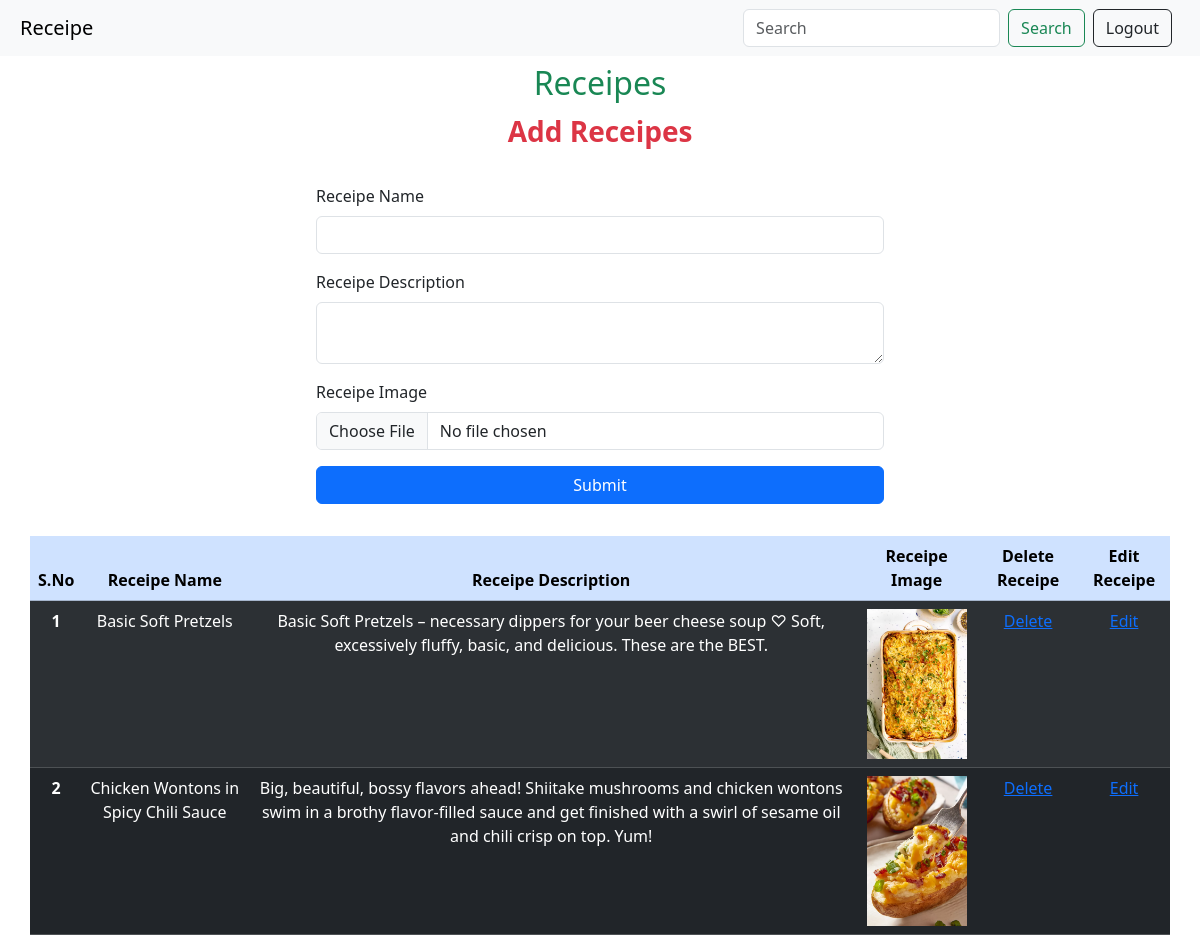
The page /receipe/ (signed in) on the database its author committed.
### vege/models.py (models this page shows)
class Receipe(models.Model):
    user = models.ForeignKey(User, on_delete=models.SET_NULL, null=True,blank=True)
    receipe_name = models.CharField(max_length=100)
    receipe_description = models.TextField()
    receipe_image = models.ImageField(upload_to='receipe')

### vege/views.py (the view, shortened to what this page needs)
# urls.py: path('receipe/', handleReceipe, name='handleReceipe'),
@login_required
def handleReceipe(request):
    if request.method == 'GET':
        queryset = Receipe.objects.all()
        context = {'receipes': queryset}
        return render(request, 'receipe.html', context)

### vege/templates/receipe.html (shortened to what this page needs)
{% include "base.html" %}
{%  block start %}
<p class="text-center text-danger fs-3 fw-bold ">Add Receipes</p>
  <form class="w-50 p-3 container" method="post" enctype="multipart/form-data">
    <div class="mb-3">
      <label for="receipe_name" class="form-label">Receipe Name</label>
      <input type="text" name="receipe_name" class="form-control" id="receipe_name" aria-describedby="rounded-circle">
    </div>
    <div class="mb-3">
      <label for="receipe_description" class="form-label">Receipe Description</label>
      <textarea class="form-control" name="receipe_description" placeholder="Enter Receipe Description" id="receipe_description">
      </textarea>
    </div>
    <div class="mb-3">
        <label for="formFile" class="form-label">Receipe Image</label>
        <input class="form-control" name="receipe_image" type="file" id="formFile">
      </div>
      <div class="d-grid mb-3">
        <button class="btn btn-primary" type="submit">Submit</button>
      </div>
  </form>
  <table class="table container text-center  table table-dark table-striped">
    <thead>
      <tr class="table-primary">
        <th scope="col">S.No</th>
        <th scope="col">Receipe Name</th>
        <th scope="col">Receipe Description</th>
        <th scope="col">Receipe Image</th>
        <th scope="col">Delete Receipe</th>
        <th>Edit Receipe</th>
      </tr>
      <tbody>
        {% for receipe in receipes %}
        <tr>
          <th scope="row">{{ forloop.counter }}</th>
          <td>{{receipe.receipe_name}}</td>
          <td>{{receipe.receipe_description}}</td>
          <td><img src="/media/{{receipe.receipe_image}}" style="height:150px"/></td>
          <td><a href="/receipe/delete/{{receipe.id}}">Delete</a></td>
          <td><a href="/receipe/edit/{{receipe.id}}">Edit</a></td>
        </tr>
        {% endfor %}
  </table>
{% endblock %}

### vege/templates/base.html (shortened to what this page needs)
<!DOCTYPE html>
<html lang="en">
<head>
    <link href="https://cdn.jsdelivr.net/npm/bootstrap@5.3.3/dist/css/bootstrap.min.css" rel="stylesheet">
</head>
<body>
    <nav class="navbar bg-body-tertiary p-2">
        <div class="container-fluid">
          <a class="navbar-brand">Receipe</a>
          <form class="d-flex" method="GET" action="/receipe/search">
            <input class="form-control me-2" type="search" name="search" placeholder="Search" aria-label="Search">
            <button class="btn btn-outline-success" type="submit">Search</button>
            {% if request.user.is_authenticated %}
            <a href="/logout/" class="mx-2 btn btn-outline-dark ">Logout</a>
            {% else %}
            <a href="/login/" class="mx-2 btn btn-outline-dark ">Login</a>
            {% endif %}
          </form>
        </div>
      </nav>
    <h2 class="text-center text-success  mt-2">Receipes</h2>
</body>
</html>

### rows shown on the page
Receipe: receipe_name "Basic Soft Pretzels", receipe_description "Basic Soft Pretzels – necessary dippers for your beer cheese soup ♡ Soft, excessively fluffy, basic, and delicious. These are the BEST.", receipe_image (picture)
Receipe: receipe_name "Chicken Wontons in Spicy Chili Sauce", receipe_description "Big, beautiful, bossy flavors ahead! Shiitake mushrooms and chicken wontons swim in a brothy flavor-filled sauce and get finished with a swirl of sesame oil and chili crisp on top. Yum!", receipe_image (picture)
